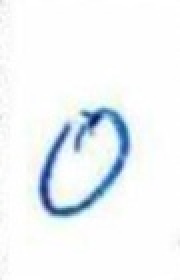
#> input picture Classification_Models/dataset/0/Zero_full (1651).jpg, 90 x 140 px (shown 2 times larger); its folder holds only this picture in this run
$ jupyter execute --allow-errors KNN_Digit_Recognition.ipynb
#> lines starting #> are read from the running program, lines starting #| are printed output that depends on the picture
#> `img = Image.open(file_path).convert("L")`:
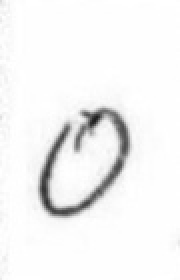
#> img: PIL image 90x140 L (shown 2 times larger); min 30, max 255, mean 243.5
#> `img = img.resize((28, 28))`:
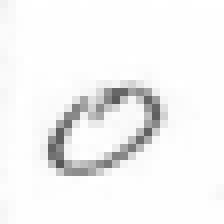
#> img: PIL image 28x28 L (shown 8 times larger); min 87, max 255, mean 243.5
#> `img_array = np.array(img).flatten()`: img_array = 784 values, max 255 at index 4, min 87 at index 567, mean 243.5
#> pass 2 of the loop `for label in range(10):`:
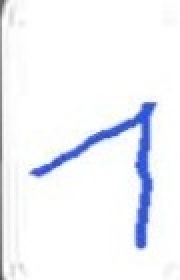
#> input picture Classification_Models/dataset/1/One_full (1409).jpg, 90 x 140 px (shown 2 times larger)
#> `img = Image.open(file_path).convert("L")`:
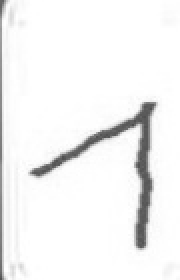
#> img: PIL image 90x140 L (shown 2 times larger); min 76, max 255, mean 243.2
#> `img = img.resize((28, 28))`:
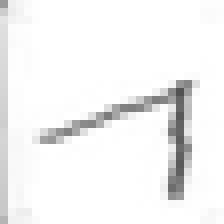
#> img: PIL image 28x28 L (shown 8 times larger); min 82, max 255, mean 243.4
#> img_array = 784 values, max 255 at index 5, min 82 at index 330, mean 243.4
# Project name ---> Handwritten Digit Recognition!

[cell 1]
# importing all nessry libraries
import os
import pandas as pd
import numpy as np
import seaborn as sns
from PIL import Image
import matplotlib.pyplot as plt
from sklearn.neighbors import KNeighborsClassifier
from sklearn.preprocessing import LabelEncoder , StandardScaler
from sklearn.model_selection import train_test_split
from sklearn.metrics import accuracy_score

### loading dataset from zip file direclty without csv file

[cell 2]
# loading datasets
import zipfile
import os

zip_path = r"C:\Users\Ravichandran\Downloads\archive (7).zip"   #  zip file path
extract_path ="dataset"
# folder to extract giving name to file
# and i am using this "." becouse if i  run again this will always create a subfolder called dataset
# Note :-  if already extarcted if not dont use
#> (the rest of this cell did not finish here and is left out)

### Successfuly extarcted dataset from zip files

### Load Images Automatically (No CSV Needed)
#### Converts raw image files into numerical arrays that machine learning algorithms can understand and process

[cell 3]
from PIL import Image
#PIL.Image → library to open and process images (resize, convert to grayscale,
#  and also A library for manipulating, and saving many different image file formats
X = [] # for futures
y = [] # for target

# Loop over each class folder
#> (the rest of this cell did not finish here and is left out)

[cell 4]
# checking how many folders are created (ignore extarnal datsets)
print(os.listdir("dataset")) # inside dataset/

[cell 5]
#  images are flattened (784,), need to reshape them back to 28x28 for visualization:
# Display Sample Images (one image)
import matplotlib.pyplot as plt

# Reshape first image from 784 → 28x28
#> (the rest of this cell did not finish here and is left out)

[cell 6]
# Multiple images using subplots and (shows different shapes)
# Show first 10 images
fig, axes = plt.subplots(2, 5, figsize=(12, 6))
#> (the rest of this cell did not finish here and is left out)

[cell 7]
# To see digit "1 to 9" samples instead of "0":
digit_to_show = 4  # Change  number to (0-9)

# Finding all indices where y equals to  chosen digit
digit_indices = np.where(y == digit_to_show)[0] # Takes FIRST position only ,  like 1st sample of digit 5 , 2nd sample of digit 5

# Show first 10 samples of that digit
fig, axes = plt.subplots(2, 5, figsize=(12, 6))
for i in range(10):
    if i < len(digit_indices):
        idx = digit_indices[i]
        ax = axes[i//5, i%5]
        ax.imshow(X[idx].reshape(28, 28), cmap='gray')
        ax.set_title(f'Label: {y[idx]}')
        ax.axis('off')
plt.suptitle(f'Digit {digit_to_show} Samples')
plt.show()
